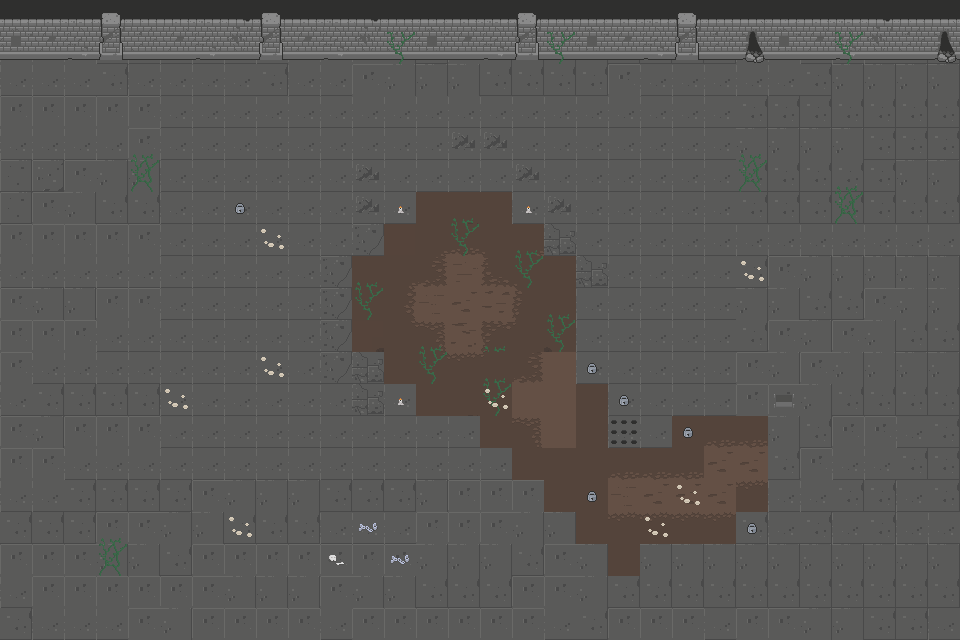

This is a level from a 2D game, rendered from its Tiled map with the project's own tilesets. A one-line summary and the map file follow, with tile-layer data summarised:
An orthogonal 30x20 tile map with 32x32 px tiles, 4 tile layers (Warstwa Kafelków 1, meny, staff, morestaff).

<map version="1.2" tiledversion="1.3.4" orientation="orthogonal" renderorder="left-up" width="30" height="20" tilewidth="32" tileheight="32" infinite="0" nextlayerid="5" nextobjectid="1">
 <tileset firstgid="1" name="Dungeon_Tileset" tilewidth="32" tileheight="32" tilecount="320" columns="16">
  <image source="../images/Dungeon_Tileset.png" width="512" height="640" />
 </tileset>
 <layer id="1" name="Warstwa Kafelków 1" width="30" height="20">
  <data>[600 cells, 600 non-empty, 37 distinct tile ids]</data>
 </layer>
 <layer id="2" name="meny" width="30" height="20">
  <data>[600 cells, 60 non-empty, 12 distinct tile ids]</data>
 </layer>
 <layer id="3" name="staff" width="30" height="20">
  <data>[600 cells, 85 non-empty, 20 distinct tile ids]</data>
 </layer>
 <layer id="4" name="morestaff" width="30" height="20">
  <data>[600 cells, 17 non-empty, 6 distinct tile ids]</data>
 </layer>
</map>
